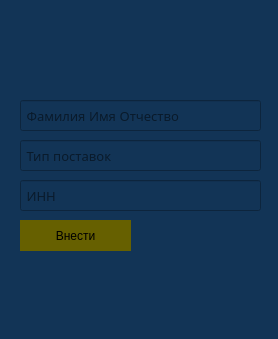
<?xml version="1.0" encoding="UTF-8"?>
<ui version="4.0">
 <class>AddNewSupplier</class>
 <widget class="QMainWindow" name="AddNewSupplier">
  <property name="geometry">
   <rect>
    <x>0</x>
    <y>0</y>
    <width>278</width>
    <height>339</height>
   </rect>
  </property>
  <property name="windowTitle">
   <string>Добавление нового поставщика</string>
  </property>
  <property name="windowIcon">
   <iconset>
    <normaloff>images/Мастер пол.ico</normaloff>images/Мастер пол.ico</iconset>
  </property>
  <property name="styleSheet">
   <string notr="true">background-color: #123456;</string>
  </property>
  <widget class="QWidget" name="centralwidget">
   <widget class="QLineEdit" name="FIOSuppliers">
    <property name="geometry">
     <rect>
      <x>20</x>
      <y>100</y>
      <width>241</width>
      <height>31</height>
     </rect>
    </property>
    <property name="font">
     <font>
      <family>&quot;Segoe UI Black&quot;</family>
      <pointsize>10</pointsize>
      <weight>10</weight>
      <italic>false</italic>
      <bold>false</bold>
     </font>
    </property>
    <property name="styleSheet">
     <string notr="true">border: 0px;
max-width: 700px;
background-color: #666000;


color:black;
font: 87 10pt \&quot;Segoe UI Black\&quot;;\n</string>
    </property>
    <property name="inputMask">
     <string/>
    </property>
    <property name="text">
     <string/>
    </property>
    <property name="placeholderText">
     <string> Фамилия Имя Отчество</string>
    </property>
   </widget>
   <widget class="QLineEdit" name="typeSupplier">
    <property name="geometry">
     <rect>
      <x>20</x>
      <y>140</y>
      <width>241</width>
      <height>31</height>
     </rect>
    </property>
    <property name="font">
     <font>
      <family>&quot;Segoe UI Black&quot;</family>
      <pointsize>10</pointsize>
      <weight>10</weight>
      <italic>false</italic>
      <bold>false</bold>
     </font>
    </property>
    <property name="styleSheet">
     <string notr="true">border: 0px;
max-width: 700px;
background-color: #666000;


color: black;
font: 87 10pt \&quot;Segoe UI Black\&quot;;\n</string>
    </property>
    <property name="inputMask">
     <string/>
    </property>
    <property name="text">
     <string/>
    </property>
    <property name="placeholderText">
     <string> Тип поставок</string>
    </property>
   </widget>
   <widget class="QLineEdit" name="INNSuplier">
    <property name="geometry">
     <rect>
      <x>20</x>
      <y>180</y>
      <width>241</width>
      <height>31</height>
     </rect>
    </property>
    <property name="font">
     <font>
      <family>&quot;Segoe UI Black&quot;</family>
      <pointsize>10</pointsize>
      <weight>10</weight>
      <italic>false</italic>
      <bold>false</bold>
     </font>
    </property>
    <property name="styleSheet">
     <string notr="true">border: 0px;
max-width: 700px;
background-color: #666000;


color:black;
font: 87 10pt \&quot;Segoe UI Black\&quot;;\n</string>
    </property>
    <property name="inputMask">
     <string/>
    </property>
    <property name="text">
     <string/>
    </property>
    <property name="placeholderText">
     <string> ИНН</string>
    </property>
   </widget>
   <widget class="QPushButton" name="addNewSuppliers">
    <property name="geometry">
     <rect>
      <x>20</x>
      <y>220</y>
      <width>111</width>
      <height>31</height>
     </rect>
    </property>
    <property name="cursor">
     <cursorShape>PointingHandCursor</cursorShape>
    </property>
    <property name="styleSheet">
     <string notr="true">QPushButton {
background-color: #666000;

border: 6px;
color:black;

}
QPushButton:hover {
background-color:rgb(91, 91, 91);
}
QPushButton:pressed {
background-color: rgb(61, 61, 61);
}

</string>
    </property>
    <property name="text">
     <string>Внести</string>
    </property>
    <property name="iconSize">
     <size>
      <width>18</width>
      <height>18</height>
     </size>
    </property>
   </widget>
  </widget>
  <widget class="QStatusBar" name="statusbar"/>
 </widget>
 <resources/>
 <connections/>
</ui>
